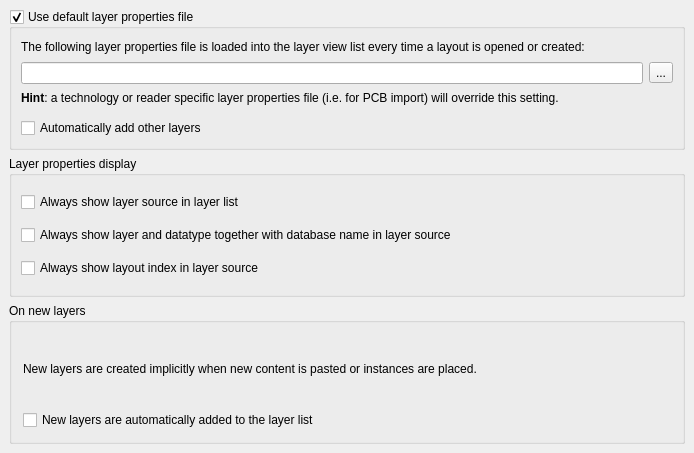
<?xml version="1.0" encoding="UTF-8"?>
<ui version="4.0">
 <class>LayoutViewConfigPage5</class>
 <widget class="QFrame" name="LayoutViewConfigPage5">
  <property name="geometry">
   <rect>
    <x>0</x>
    <y>0</y>
    <width>694</width>
    <height>453</height>
   </rect>
  </property>
  <property name="windowTitle">
   <string>Application Settings</string>
  </property>
  <layout class="QVBoxLayout">
   <property name="spacing">
    <number>6</number>
   </property>
   <property name="margin" stdset="0">
    <number>9</number>
   </property>
   <item>
    <widget class="QGroupBox" name="lyp_file_gbx">
     <property name="title">
      <string>Use default layer properties file</string>
     </property>
     <property name="checkable">
      <bool>true</bool>
     </property>
     <layout class="QGridLayout">
      <property name="margin" stdset="0">
       <number>9</number>
      </property>
      <property name="spacing">
       <number>6</number>
      </property>
      <item row="1" column="1">
       <widget class="QToolButton" name="browse_pb">
        <property name="text">
         <string>...</string>
        </property>
       </widget>
      </item>
      <item row="4" column="0" colspan="2">
       <widget class="QCheckBox" name="add_other_layers_cb">
        <property name="text">
         <string>Automatically add other layers</string>
        </property>
       </widget>
      </item>
      <item row="1" column="0">
       <widget class="QLineEdit" name="lyp_file_le"/>
      </item>
      <item row="2" column="0" colspan="2">
       <widget class="QLabel" name="label_2">
        <property name="text">
         <string>&lt;html&gt;&lt;body&gt;&lt;b&gt;Hint&lt;/b&gt;: a technology or reader specific layer properties file (i.e. for PCB import) will override this setting.&lt;/p&gt;&lt;/body&gt;&lt;/html&gt;</string>
        </property>
        <property name="wordWrap">
         <bool>true</bool>
        </property>
       </widget>
      </item>
      <item row="0" column="0" colspan="2">
       <widget class="QLabel" name="label">
        <property name="text">
         <string>The following layer properties file is loaded into the layer view list every time a layout is opened or created:</string>
        </property>
        <property name="wordWrap">
         <bool>true</bool>
        </property>
       </widget>
      </item>
      <item row="3" column="0">
       <spacer>
        <property name="orientation">
         <enum>Qt::Vertical</enum>
        </property>
        <property name="sizeType">
         <enum>QSizePolicy::Fixed</enum>
        </property>
        <property name="sizeHint" stdset="0">
         <size>
          <width>20</width>
          <height>5</height>
         </size>
        </property>
       </spacer>
      </item>
     </layout>
    </widget>
   </item>
   <item>
    <widget class="QGroupBox" name="groupBox">
     <property name="title">
      <string>Layer properties display</string>
     </property>
     <layout class="QVBoxLayout">
      <property name="spacing">
       <number>6</number>
      </property>
      <property name="margin" stdset="0">
       <number>9</number>
      </property>
      <item>
       <widget class="QCheckBox" name="source_display_cb">
        <property name="text">
         <string>Always show layer source in layer list</string>
        </property>
       </widget>
      </item>
      <item>
       <widget class="QCheckBox" name="ld_display_cb">
        <property name="text">
         <string>Always show layer and datatype together with database name in layer source</string>
        </property>
       </widget>
      </item>
      <item>
       <widget class="QCheckBox" name="ly_index_cb">
        <property name="text">
         <string>Always show layout index in layer source</string>
        </property>
       </widget>
      </item>
     </layout>
    </widget>
   </item>
   <item>
    <widget class="QGroupBox" name="groupBox_2">
     <property name="title">
      <string>On new layers</string>
     </property>
     <layout class="QVBoxLayout" name="verticalLayout">
      <item>
       <widget class="QLabel" name="label_3">
        <property name="text">
         <string>New layers are created implicitly when new content is pasted or instances are placed.</string>
        </property>
        <property name="wordWrap">
         <bool>true</bool>
        </property>
       </widget>
      </item>
      <item>
       <widget class="QCheckBox" name="auto_create_new_layers_cb">
        <property name="text">
         <string>New layers are automatically added to the layer list</string>
        </property>
       </widget>
      </item>
     </layout>
    </widget>
   </item>
  </layout>
 </widget>
 <layoutdefault spacing="6" margin="11"/>
 <tabstops>
  <tabstop>lyp_file_gbx</tabstop>
  <tabstop>lyp_file_le</tabstop>
  <tabstop>browse_pb</tabstop>
 </tabstops>
 <resources/>
 <connections/>
</ui>
